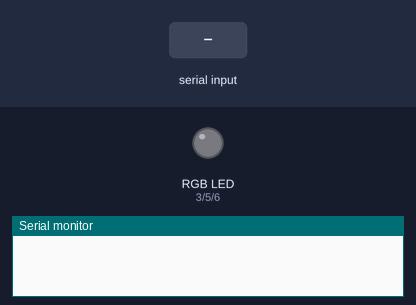
The sketch below on a simulated Arduino Uno, built with avr-gcc and run on an emulated ATmega328P. Shown: an RGB LED mixed from three pins (HIGH = lit), the last lines printed to the serial monitor. The inputs (shaded band) are chosen by the test bench. Dim RGB values are drawn brighter than linear.

Above: at 1.2 s.
1.3 s: "90,45,200\n" received over the second serial link
At 1.9 s:
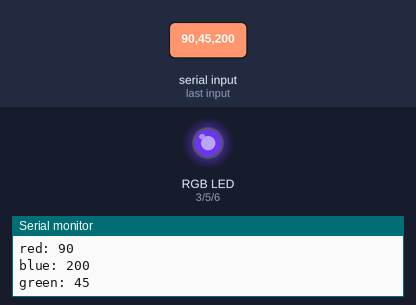
2.8 s: "30,150,10\n" received over the second serial link
At 4.0 s:
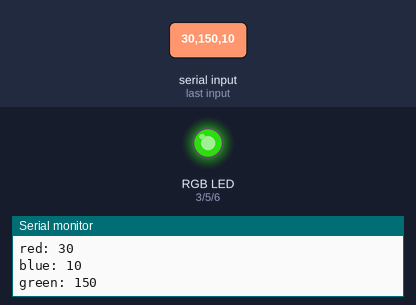
4.3 s: "1,90,45\n" received over the second serial link
At 5.3 s:
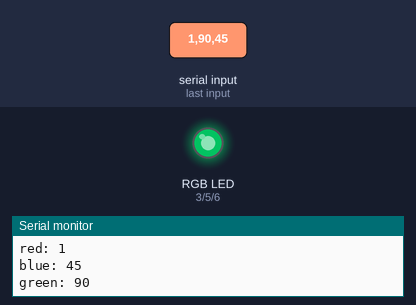
Timing chart, 0 to 7.3 s (numbered marks = the images above; inputs shaded):
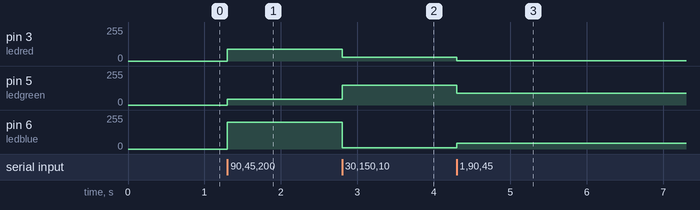

The sketch:

rgb_bluetooth.ino
```cpp
#include <SoftwareSerial.h>

SoftwareSerial BT(10,11); //10 RX, 11 TX.

int ledred=3; //Pin LED Red
int ledgreen=5;//Pin LED Green
int ledblue=6; //Pin LED Blue

void setup()
{
  Serial.begin(9600);//Inicialización de monitor Serial
  BT.begin(9600);  //Velocidad del puerto del módulo Bluetooth

  pinMode(ledred,OUTPUT);   //Pueto Digital utilizando la función PWM
  pinMode(ledgreen,OUTPUT);//Pueto Digital utilizando la función PWM
  pinMode(ledblue,OUTPUT);//Pueto Digital utilizando la función PWM
}

void loop()
{
    //Cuando haya datos disponibles
    while (BT.available()>0)
    {
        int red = BT.parseInt(); //Leemos el primer valor entero (Red) y lo almacenamos en la variable

        int green = BT.parseInt(); //Leemos el segundo valor entero (Green) y lo almacenamos en la variable

        int blue = BT.parseInt(); //Leemos el último valor entero (Blue) y lo almacenamos en la variable

        //Bloque para ver por monitor serial lo que está mandando android en resolución de 8 bits
        Serial.print("red: ");
        Serial.println(red);
        Serial.print("blue: ");
        Serial.println(blue);
        Serial.print("green: ");
        Serial.println(green);

        //Cuando lea el carácter fin de línea ('\n') quiere decir que ha finalizado el envío de los tres valores
        if (BT.read() == '\n')
        {
          //Enviamos los valores de los tres colores al LED RGB através de PWM
          analogWrite(ledred,red);
          analogWrite(ledgreen,green);
          analogWrite(ledblue,blue);
        }
  }
}
```

Measured:
- after the input at 1.3 s, pin 3 (ledred): 0/255 → 90/255 at once; pin 5 (ledgreen): 0/255 → 45/255 at once; pin 6 (ledblue): 0/255 → 200/255 at once
- after the input at 2.8 s, pin 3 (ledred): 90/255 → 30/255 at once; pin 5 (ledgreen): 45/255 → 150/255 at once; pin 6 (ledblue): 200/255 → 10/255 at once
- after the input at 4.3 s, pin 3 (ledred): 30/255 → 1/255 at once; pin 5 (ledgreen): 150/255 → 90/255 at once; pin 6 (ledblue): 10/255 → 45/255 at once
